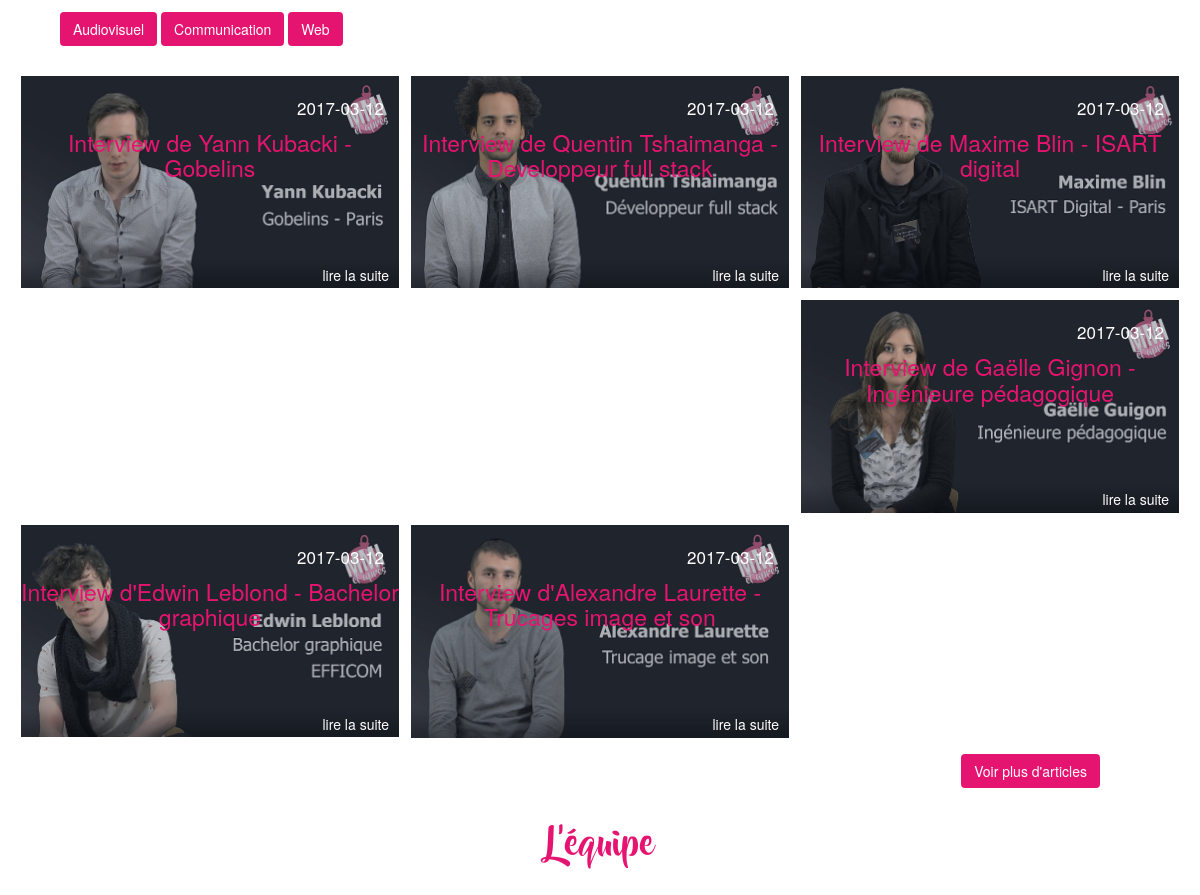
/affichage/accueil.php (middle part), run on an earlier commit of the app's database.
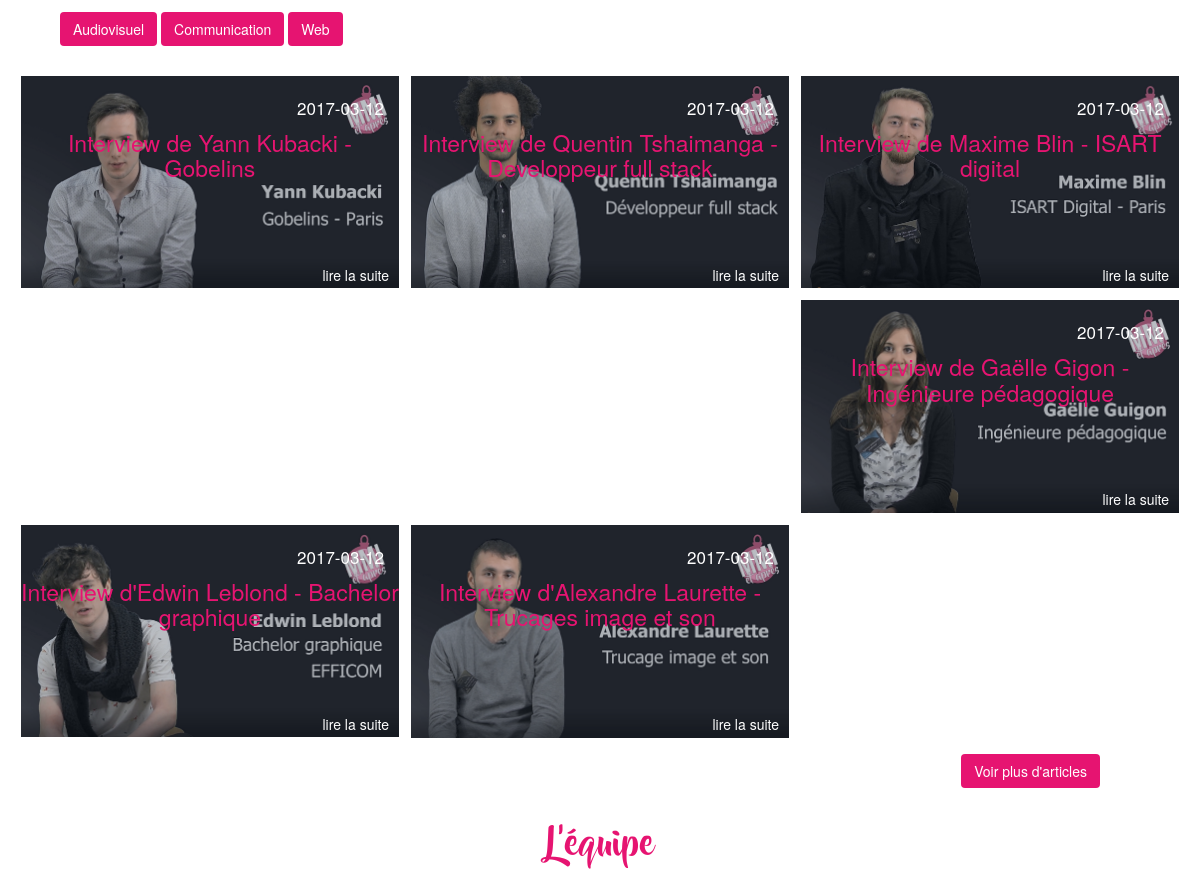
And on a later commit of the database.
### tables this page shows
CREATE TABLE `article` (
  `id` int(255) NOT NULL,
  `date` date NOT NULL,
  `titre` text NOT NULL,
  `contenu_visuel` text,
  `contenu_video` text,
  `resume` varchar(255) DEFAULT NULL,
  `contenu_txt` text NOT NULL,
  `idTagDomaine` int(255) NOT NULL,
  `idTagMetier` int(255) NOT NULL,
  `idTagRegion` int(255) NOT NULL,
  `idAuteur` int(255) NOT NULL
);

### affichage/accueil.php (the view, shortened to what this page needs)
<?php
include('header.php');
?>
    <div class="contenu-page">
        <?php
        include('boutons-accueil.php');
        ?>
            <div class="articles container-fluid">
                <?php
             $sql = "SELECT *, article.id AS ouvrelarticlestp FROM article JOIN auteur ON idAuteur=auteur.id JOIN tagdomaine ON idTagDomaine=tagdomaine.id JOIN tagmetier ON idTagMetier=tagmetier.id order by date desc";
    $query = $pdo->prepare($sql);
    $query->execute();
    while($line = $query->fetch()) {
        echo
           ' <div class="article col-md-4">
                <a href="articleseul.php?id='.$line['ouvrelarticlestp'].'">
                    <div class="contenu">
                        <img src="'.$line['contenu_visuel'].'" />
                        <div class="contenu-contenu">
                            <div class="contenu-date">
                                <p>'.$line['date'].'</p>
                            </div>
                            <h4>'.$line['titre'].'</h4>
                            <div class="resume">
                                <p>'.$line['contenu_txt'].'</p>
                            </div>
                            <div class="btn-suite">
                                <p>lire la suite</p>
                            </div>
                        </div>
                         <div class="cache-opaque">
                         </div>
                </a>
                 </div>
            </div>';
    }
        ?>
            <div class="boutton-plus">
                <a href="articles.php">
                    <button class="btn" type="button">Voir plus d'articles</button>
                </a>
            </div>
            <div class="tittle equipe">
                <h1>L'équipe</h1></div>
            <?php
include('footer.php');
?>

### affichage/header.php (shortened to what this page needs)
<link href="../css/style.css" rel="stylesheet" type="text/css" />
<link href="../css/bootstrap.css" rel="stylesheet" type="text/css" />

### affichage/boutons-accueil.php (shortened to what this page needs)
<link href="../css/style.css" rel="stylesheet" type="text/css" />
<link href="../css/bootstrap.css" rel="stylesheet" type="text/css" />
<div class="button">
    <button type="button" class="btn">Audiovisuel</button>
    <button type="button" class="btn">Communication</button>
    <button type="button" class="btn">Web</button>
</div>

### affichage/footer.php (shortened to what this page needs)
    </body>
</html>

### css/style.css (style rules this page uses)
img { max-width: 100%; height: auto; }
.articles { width: 100%; height: auto; padding-right: 15px; padding-left: 15px; z-index: 1000; }
.article { text-align: center; margin-right: auto; margin-left: auto; }
.contenu { height: auto; width: 100%; position: relative; overflow: hidden; color: white; border: 6px solid transparent; transition-property: border; transition-duration: 0.3s; }
.contenu img { width: 100%; height: auto; }
.contenu-contenu { text-align: left; position: absolute; width: 100%; height: auto; z-index: 100; top: 0; left: 0; }
.contenu-contenu h4 { font-size: 2.3rem; text-align: center; }
.contenu-date { text-align: right; margin: 20px 15px 0px 0px; font-size: 1.7rem; }
.contenu-contenu { color: white; text-decoration: none; }
.contenu-contenu h4 { color: #e61471; text-decoration: none; }
.btn-suite { bottom: 0; text-align: right; bottom: 0; padding: 0px 10px 20px 0px; }
.cache-opaque { background-color: rgba(24, 39, 53, 0.3); top: 0; left: 0; width: 100%; height: 100%; position: absolute; z-index: 99; transition-property: background-color; transition-duration: 0.5s; }
.boutton-plus { padding-top: 10px; float: right; margin-right: 100px; border-radius: 10px #e61471; display: inline; }
.btn { background-color: #e61471; text-decoration: none; color: white; border-radius: 10px #e61471; }
.tittle { clear: both; text-align: center; color: #e61471; padding: 20px; font-family: "Beyond The Mountains"; text-align: center; font-size: 3em; }
.button { padding-top: 2%; padding-left: 5%; padding-bottom: 2%; }

What changed in the data, as far as the page shows it:
changed article: titre "Interview de Gaëlle Gignon - Ingénieure pédagogique" → "Interview de Gaëlle Gigon - Ingénieure pédagogique"
